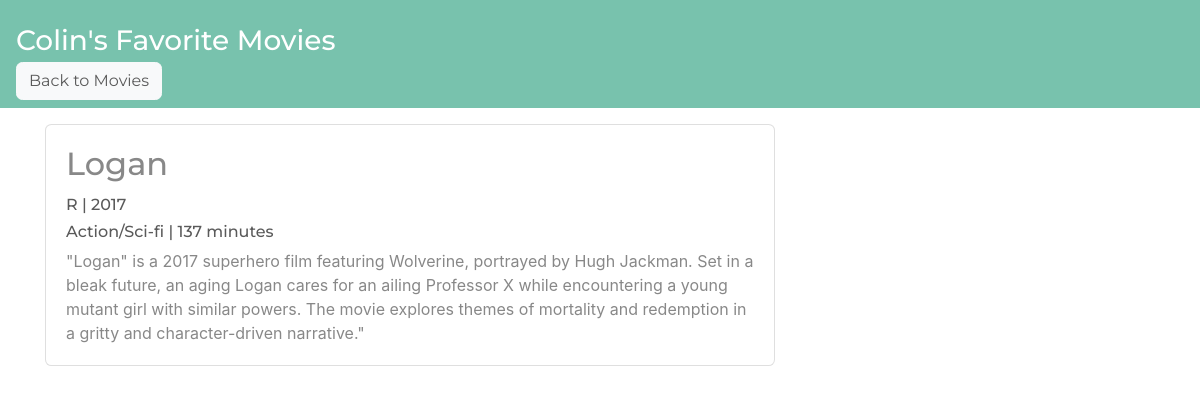
/1/, run on the app's committed database.
### App/models.py (models this page shows, shortened)
class Movie(models.Model):
    title = models.CharField(max_length=200, unique=True)
    content_rating = models.CharField(max_length=10)
    year = models.PositiveIntegerField()
    theme = models.CharField(max_length=100)
    runtime = models.PositiveIntegerField()
    description = models.TextField()

### App/views.py (the view)
# urls.py: path('<int:pk>/', views.MovieDetail.as_view(),name='movie-detail'),
class MovieDetail(generic.DetailView):
    model = Movie
    template_name = 'movie.html'
    context_object_name = 'movie'

### App/templates/movie.html (shortened to what this page needs)
<!DOCTYPE html>
<html>
<head>
  <link rel="stylesheet" href="https://stackpath.bootstrapcdn.com/bootswatch/4.5.2/minty/bootstrap.min.css">
</head>
<body>
  <nav class="navbar navbar-expand-lg navbar-dark bg-primary" id="mainNav">
    <div class="site-heading">
      <h3 class=" site-heading my-1 mt-3 text-white"> Colin's Favorite Movies </h3>
      <a href="{% url 'movie-list' %}" class="btn btn-light ml-10">Back to Movies</a>
      <br>
    </div>
  </nav>
  <div class="container">
    <div class="row">
      <div class="col-md-8 mt-3 left">
        <div class="card mb-4">
          <div class="card-body">
            <h2 class="card-title">{{ movie.title }}</h2>
            <p class="card-text h6">{{ movie.content_rating }} | {{ movie.year}} </p>
            <p class="card-text h6">{{ movie.theme }} | {{ movie.runtime}} minutes </p>
            <p class="card-text">{{movie.description}}</p>
          </div>
        </div>
      </div>
    </div>
  </div>
</body>
</html>

### data on the page
Movie: title "Logan", content_rating "R", year "2017", theme "Action/Sci-fi", runtime "137", description "\"Logan\" is a 2017 superhero film featuring Wolverine, portrayed by Hugh Jackman. Set in a bleak future, an aging Logan cares for an ailing Professor X while encountering a young mutant girl with similar powers. The movie explores themes of mortality and redemption in a gritty and character-driven narrative.\""
